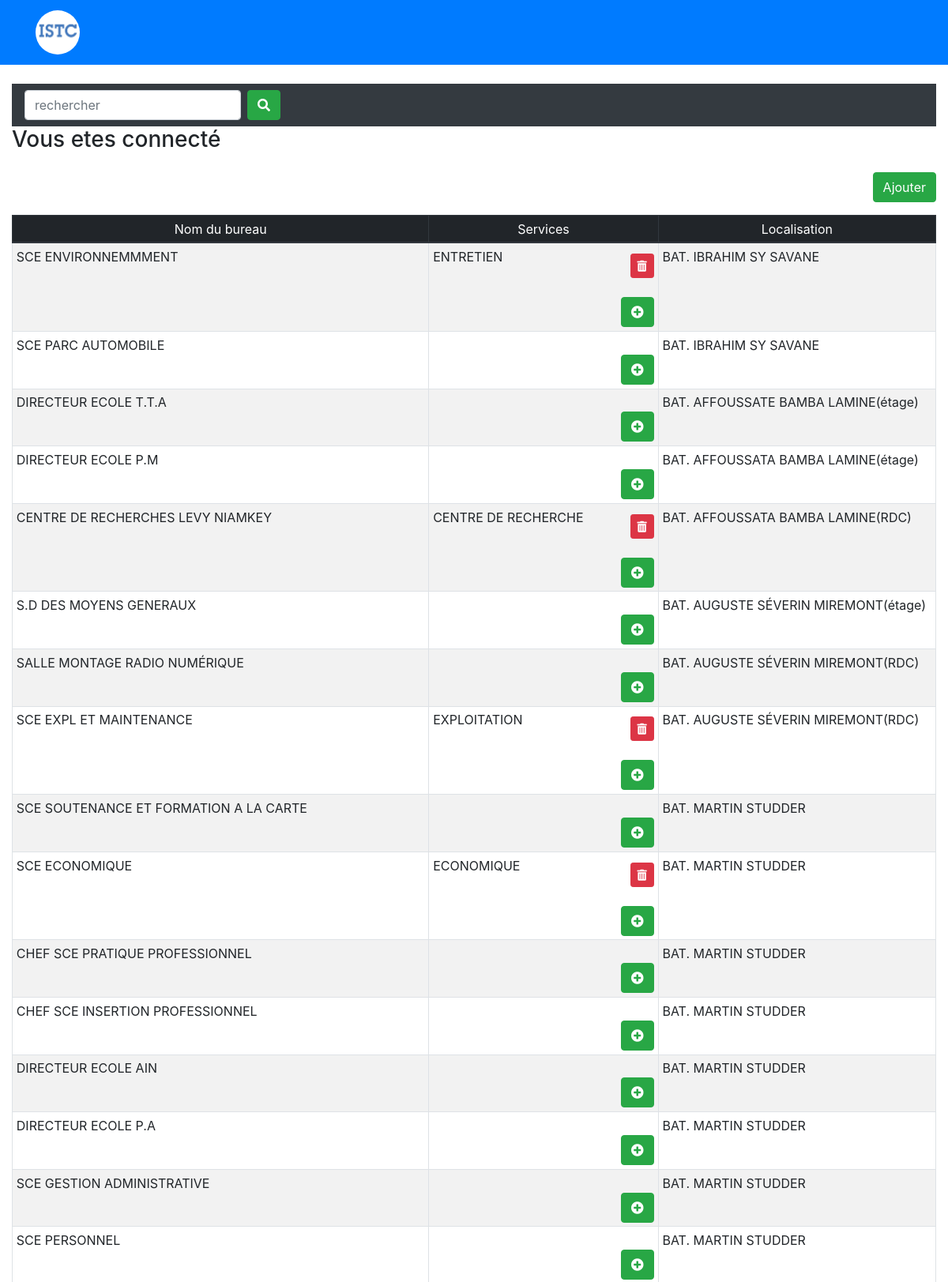
/pages/bureaux.php (signed in, upper part), run on the app's committed database.
### tables this page shows
CREATE TABLE IF NOT EXISTS `bureau` (
  `id_bureau` int(11) NOT NULL AUTO_INCREMENT,
  `nom_bureau` varchar(255) NOT NULL,
  `Localisation` varchar(255) NOT NULL,
  PRIMARY KEY (`id_bureau`)
);

CREATE TABLE IF NOT EXISTS `service` (
  `id_service` int(11) NOT NULL AUTO_INCREMENT,
  `nom_service` varchar(255) NOT NULL,
  `description` varchar(255) NOT NULL,
  `id_bureau` int(11) NOT NULL,
  PRIMARY KEY (`id_service`),
  KEY `id_bureau` (`id_bureau`)
);

### pages/bureaux.php (the view, shortened to what this page needs)
<?php
	include('functions.php');
	$bureaux = $db->query("SELECT * FROM bureau ORDER BY id_bureau DESC");
	$services = $db->prepare("SELECT * FROM service where id_bureau=?");
?>
<!doctype html>
<html lang="en">
	<?php require("../header/header.php"); ?>
<body>
	 <?php  require("../nav/nav_Bureau.php"); ?>
	<div class="container-fluid">
	 	<nav class="navbar navbar-expand-sm bg-dark navbar-dark">
	 		<form class="form-inline" action="" method="POST">
	 			<input type="search" name="search" class="form-control mr-sm-2" placeholder="rechercher">
	 			<button class="btn btn-success mr-1" type="submit"><i class="fas fa-search"></i></button>
	 		</form>
	 	</nav>
		<?php if (isset($_SESSION['success'])) : ?>
			<div class="error success" >
				<h3>
					<?php
						echo $_SESSION['success'];
					?>
				</h3>
			</div>
		<?php endif ?>
	 	<a href="ajout_bs.php" class="btn btn-success mt-3 float-right">Ajouter</a>
	 	<div class="clearfix"></div>
	 	<table class="table table-sm mt-3 table-bordered table-striped" >
			<thead class="table-dark" >
				<tr>
					<td scope="col" align="center">Nom du bureau</td>
					<td scope="col" align="center">Services</td>
					<td scope="col" align="center">Localisation</td>
				</tr>
			</thead>
			<tbody class="">
				<?php while ($b = $bureaux->fetch()):?>
					<?php
						$services->execute(array($b['id_bureau']));
					?>
					<tr>
						<td><?php echo $b['nom_bureau']?></td>
						<td>
							<?php while($serv=$services->fetch()):?>
								<div><?php echo $serv['nom_service']." "; ?><span class="float-right mt-2"><a type="button" role="button" href="bureaux.php?id_service=<?php echo $serv['id_service'];?>" class="btn btn-danger btn-sm"><i class="fas fa-trash-alt"></i></a><span></div><div class="clearfix"></div>
							<?php endwhile?>
	  						<br>
			  				<button type="button" class="btn btn-success float-right" data-toggle="modal" data-target="#exampleModal<?php echo $b['id_bureau'];?>" data-whatever="@getbootstrap" ><i class="fas fa-plus-circle"></i></button>
	  						</div><div class="clearfix"></div>
	  					</td>
						<td><?php echo $b['Localisation']; ?></td>
					</tr>
				<?php endwhile?>
</body>
</html>

### data on the page
bureau: nom_bureau "SCE ENVIRONNEMMMENT", Localisation "BAT. IBRAHIM SY SAVANE"
service: nom_service "ENTRETIEN"
bureau: nom_bureau "SCE PARC AUTOMOBILE", Localisation "BAT. IBRAHIM SY SAVANE"
bureau: nom_bureau "DIRECTEUR ECOLE T.T.A", Localisation "BAT. AFFOUSSATE BAMBA LAMINE(étage)"
bureau: nom_bureau "DIRECTEUR ECOLE P.M", Localisation "BAT. AFFOUSSATA BAMBA LAMINE(étage)"
bureau: nom_bureau "CENTRE DE RECHERCHES LEVY NIAMKEY", Localisation "BAT. AFFOUSSATA BAMBA LAMINE(RDC)"
service: nom_service "CENTRE DE RECHERCHE"
bureau: nom_bureau "S.D DES MOYENS GENERAUX", Localisation "BAT. AUGUSTE SÉVERIN MIREMONT(étage)"
bureau: nom_bureau "SALLE MONTAGE RADIO NUMÉRIQUE", Localisation "BAT. AUGUSTE SÉVERIN MIREMONT(RDC)"
bureau: nom_bureau "SCE EXPL ET MAINTENANCE", Localisation "BAT. AUGUSTE SÉVERIN MIREMONT(RDC)"
service: nom_service "EXPLOITATION"
bureau: nom_bureau "SCE SOUTENANCE ET FORMATION A LA CARTE", Localisation "BAT. MARTIN STUDDER"
bureau: nom_bureau "SCE ECONOMIQUE", Localisation "BAT. MARTIN STUDDER"
service: nom_service "ECONOMIQUE"
bureau: nom_bureau "CHEF SCE PRATIQUE PROFESSIONNEL", Localisation "BAT. MARTIN STUDDER"
bureau: nom_bureau "CHEF SCE INSERTION PROFESSIONNEL", Localisation "BAT. MARTIN STUDDER"
bureau: nom_bureau "DIRECTEUR ECOLE AIN", Localisation "BAT. MARTIN STUDDER"
bureau: nom_bureau "DIRECTEUR ECOLE P.A", Localisation "BAT. MARTIN STUDDER"
bureau: nom_bureau "SCE GESTION ADMINISTRATIVE", Localisation "BAT. MARTIN STUDDER"
bureau: nom_bureau "SCE PERSONNEL", Localisation "BAT. MARTIN STUDDER"

### other printed values
$_SESSION['success'] "Vous etes connecté"
